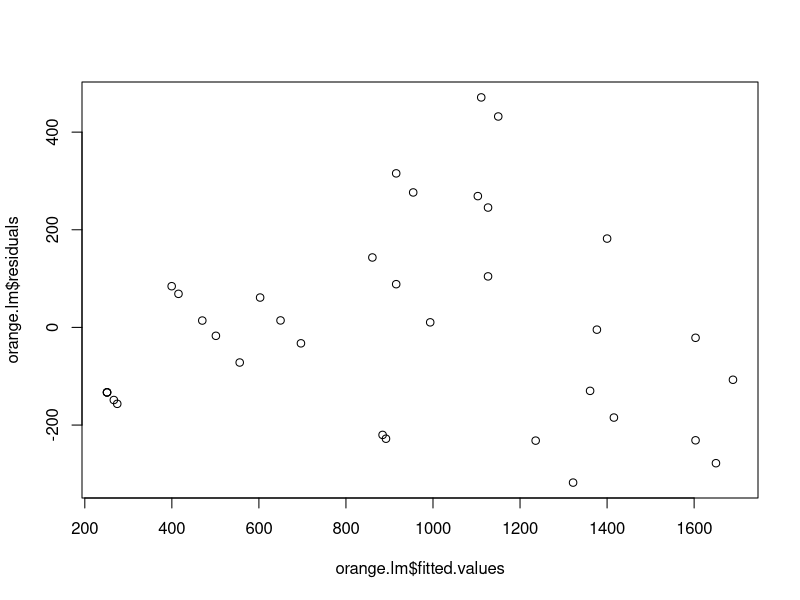

The R script that drew this image:
## ---- chunk 1
knitr::opts_chunk$set(echo = TRUE, fig.align='center')
library(bookdown)
## ---- chunk 2
summary(cars)
## ---- chunk 3
summary(Orange)
orange.lm <- lm(age ~ circumference, data = Orange)
summary(orange.lm)
plot(orange.lm$residuals ~ orange.lm$fitted.values)
